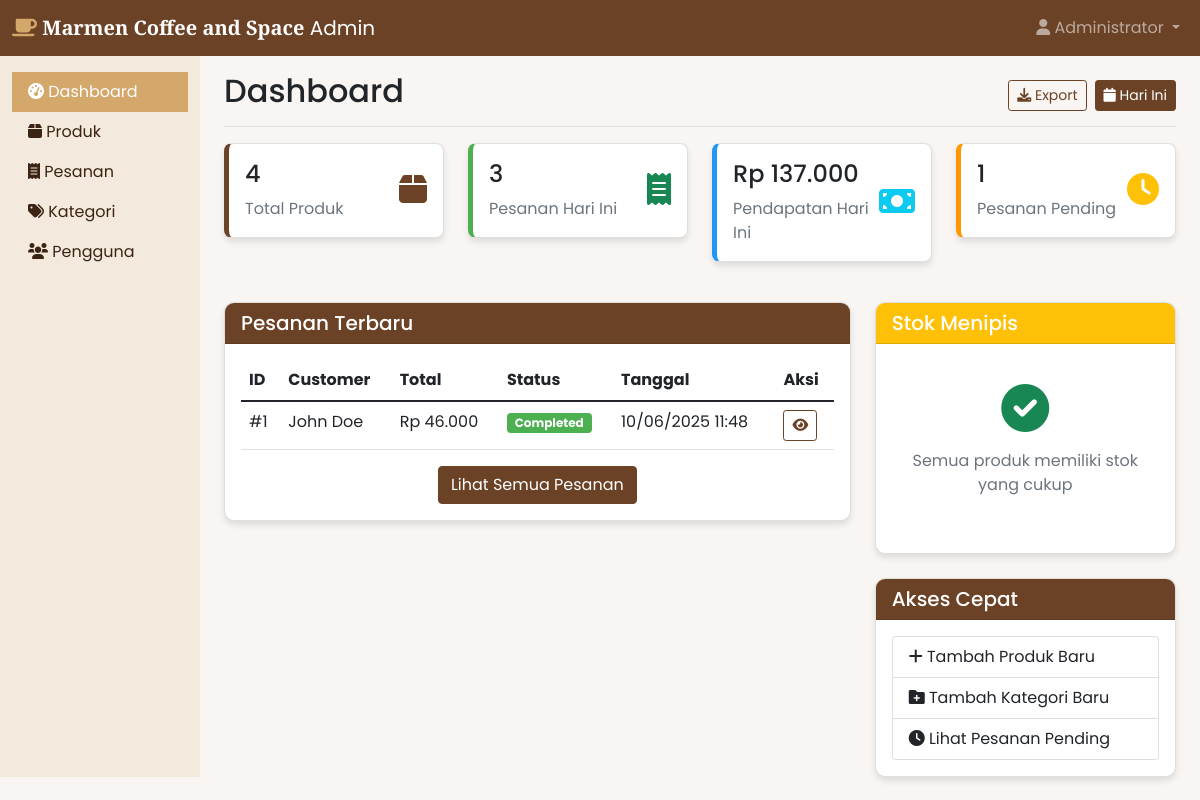
/admin/index.php (signed in), run on the app's committed database.
### tables this page shows
CREATE TABLE orders (
    id INT PRIMARY KEY AUTO_INCREMENT,
    user_id INT NOT NULL,
    total_amount DECIMAL(10,2) NOT NULL,
    status ENUM('pending', 'confirmed', 'preparing', 'ready', 'completed', 'cancelled') DEFAULT 'pending',
    payment_status ENUM('pending', 'paid', 'failed') DEFAULT 'pending',
    payment_method ENUM('cash', 'transfer', 'ewallet') DEFAULT 'cash',
    notes TEXT,
    created_at TIMESTAMP DEFAULT CURRENT_TIMESTAMP,
    updated_at TIMESTAMP DEFAULT CURRENT_TIMESTAMP ON UPDATE CURRENT_TIMESTAMP,
    FOREIGN KEY (user_id) REFERENCES users(id)
);

CREATE TABLE users (
    id INT PRIMARY KEY AUTO_INCREMENT,
    username VARCHAR(50) UNIQUE NOT NULL,
    email VARCHAR(100) UNIQUE NOT NULL,
    password VARCHAR(255) NOT NULL,
    full_name VARCHAR(100) NOT NULL,
    role ENUM('customer', 'admin') DEFAULT 'customer',
    phone VARCHAR(20),
    address TEXT,
    created_at TIMESTAMP DEFAULT CURRENT_TIMESTAMP,
    updated_at TIMESTAMP DEFAULT CURRENT_TIMESTAMP ON UPDATE CURRENT_TIMESTAMP
);

### admin/index.php (the view, shortened to what this page needs)
<?php
$database = new Database();
$db = $database->getConnection();
$stats = [];
$query = "SELECT COUNT(*) as total FROM products WHERE status = 'active'";
$stmt = $db->prepare($query);
$stmt->execute();
$stats['products'] = $stmt->fetch(PDO::FETCH_ASSOC)['total'];
$query = "SELECT COUNT(*) as total FROM orders WHERE DATE(created_at) = CURDATE()";
$stmt = $db->prepare($query);
$stmt->execute();
$stats['orders_today'] = $stmt->fetch(PDO::FETCH_ASSOC)['total'];
$query = "SELECT COALESCE(SUM(total_amount), 0) as total FROM orders WHERE DATE(created_at) = CURDATE() AND status != 'cancelled'";
$stmt = $db->prepare($query);
$stmt->execute();
$stats['revenue_today'] = $stmt->fetch(PDO::FETCH_ASSOC)['total'];
$query = "SELECT COUNT(*) as total FROM orders WHERE status = 'pending'";
$stmt = $db->prepare($query);
$stmt->execute();
$stats['pending_orders'] = $stmt->fetch(PDO::FETCH_ASSOC)['total'];
$query = "SELECT o.*, u.full_name
          FROM orders o
          JOIN users u ON o.user_id = u.id
          ORDER BY o.created_at DESC
          LIMIT 10";
$stmt = $db->prepare($query);
$stmt->execute();
$recent_orders = $stmt->fetchAll(PDO::FETCH_ASSOC);
$query = "SELECT * FROM products WHERE stock <= 10 AND status = 'active' ORDER BY stock ASC";
$stmt = $db->prepare($query);
$stmt->execute();
$low_stock = $stmt->fetchAll(PDO::FETCH_ASSOC);
include 'includes/header.php';
?>
<div class="d-flex justify-content-between flex-wrap flex-md-nowrap align-items-center pt-3 pb-2 mb-3 border-bottom">
    <h1 class="h2">Dashboard</h1>
    <div class="btn-toolbar mb-2 mb-md-0">
        <div class="btn-group me-2">
            <button type="button" class="btn btn-sm btn-outline-primary">
                <i class="fas fa-download"></i> Export
            </button>
        </div>
        <button type="button" class="btn btn-sm btn-primary">
            <i class="fas fa-calendar"></i> Hari Ini
        </button>
    </div>
</div>
<div class="row mb-4">
    <div class="col-md-3">
        <div class="card stat-card stat-primary mb-3">
            <div class="card-body">
                <div class="d-flex justify-content-between">
                    <div>
                        <h4><?php echo $stats['products']; ?></h4>
                        <p class="mb-0 text-muted">Total Produk</p>
                    </div>
                    <div class="align-self-center">
                        <i class="fas fa-box fa-2x text-primary"></i>
                    </div>
                </div>
            </div>
        </div>
    </div>
    <div class="col-md-3">
        <div class="card stat-card stat-success mb-3">
            <div class="card-body">
                <div class="d-flex justify-content-between">
                    <div>
                        <h4><?php echo $stats['orders_today']; ?></h4>
                        <p class="mb-0 text-muted">Pesanan Hari Ini</p>
                    </div>
                    <div class="align-self-center">
                        <i class="fas fa-receipt fa-2x text-success"></i>
                    </div>
                </div>
            </div>
        </div>
    </div>
    <div class="col-md-3">
        <div class="card stat-card stat-info mb-3">
            <div class="card-body">
                <div class="d-flex justify-content-between">
                    <div>
                        <h4>Rp <?php echo number_format($stats['revenue_today'], 0, ',', '.'); ?></h4>
                        <p class="mb-0 text-muted">Pendapatan Hari Ini</p>
                    </div>
                    <div class="align-self-center">
                        <i class="fas fa-money-bill fa-2x text-info"></i>
                    </div>
                </div>
            </div>
        </div>
    </div>
    <div class="col-md-3">
        <div class="card stat-card stat-warning mb-3">
            <div class="card-body">
                <div class="d-flex justify-content-between">
                    <div>
                        <h4><?php echo $stats['pending_orders']; ?></h4>
                        <p class="mb-0 text-muted">Pesanan Pending</p>
                    </div>
                    <div class="align-self-center">
                        <i class="fas fa-clock fa-2x text-warning"></i>
                    </div>
                </div>
            </div>
        </div>
    </div>
</div>
<div class="row">
    <div class="col-md-8">
        <div class="card">
            <div class="card-header bg-primary text-white">
                <h5 class="mb-0">Pesanan Terbaru</h5>
            </div>
            <div class="card-body">
                <div class="table-responsive">
                    <table class="table table-hover">
                        <thead>
                            <tr>
                                <th>ID</th>
                                <th>Customer</th>
                                <th>Total</th>
                                <th>Status</th>
                                <th>Tanggal</th>
                                <th>Aksi</th>
                            </tr>
                        </thead>
                        <tbody>
                            <?php foreach ($recent_orders as $order): ?>
                                <tr>
                                    <td>#<?php echo $order['id']; ?></td>
                                    <td><?php echo $order['full_name']; ?></td>
                                    <td>Rp <?php echo number_format($order['total_amount'], 0, ',', '.'); ?></td>
                                    <td>
                                        <span class="badge status-<?php echo $order['status']; ?>"><?php echo ucfirst($order['status']); ?></span>
                                    </td>
                                    <td><?php echo date('d/m/Y H:i', strtotime($order['created_at'])); ?></td>
                                    <td>
                                        <a href="orders.php?id=<?php echo $order['id']; ?>" class="btn btn-sm btn-outline-primary">
                                            <i class="fas fa-eye"></i>
                                        </a>
                                    </td>
                                </tr>
                            <?php endforeach; ?>
                        </tbody>
                    </table>
                </div>
                <div class="text-center">
                    <a href="orders.php" class="btn btn-primary">Lihat Semua Pesanan</a>
                </div>
            </div>
        </div>
    </div>
    <div class="col-md-4">
        <div class="card">
            <div class="card-header bg-warning text-white">
                <h5 class="mb-0">Stok Menipis</h5>
            </div>
            <div class="card-body">
                <?php if (empty($low_stock)): ?>
                    <div class="text-center py-4">
                        <i class="fas fa-check-circle fa-3x text-success"></i>
                        <p class="mt-3 text-muted">Semua produk memiliki stok yang cukup</p>
                    </div>
                <?php endif; ?>
            </div>
        </div>
        <div class="card mt-4">
            <div class="card-header bg-primary text-white">
                <h5 class="mb-0">Akses Cepat</h5>
            </div>
            <div class="card-body">
                <div class="list-group">
                    <a href="products.php?action=add" class="list-group-item list-group-item-action">
                        <i class="fas fa-plus"></i> Tambah Produk Baru
                    </a>
                    <a href="categories.php?action=add" class="list-group-item list-group-item-action">
                        <i class="fas fa-folder-plus"></i> Tambah Kategori Baru
                    </a>
                    <a href="orders.php?status=pending" class="list-group-item list-group-item-action">
                        <i class="fas fa-clock"></i> Lihat Pesanan Pending
                    </a>
                </div>
            </div>
        </div>
    </div>
</div>
<?php include 'includes/footer.php'; ?>

### assets/css/custom.css (style rules this page uses)
:root { --primary-color: #6b4226; --secondary-color: #a67c52; --accent-color: #d4a76a; --light-color: #f3e9dc; --dark-color: #3c2415; --success-color: #4caf50; --warning-color: #ff9800; --danger-color: #f44336; --info-color: #2196f3; }
body { background-color: #f8f5f2; font-family: "Poppins", sans-serif; }
.btn-primary { background-color: var(--primary-color); border-color: var(--primary-color); }
.btn-outline-primary { color: var(--primary-color); border-color: var(--primary-color); }
.text-primary { color: var(--primary-color) !important; }
.bg-primary { background-color: var(--primary-color) !important; }
.card { border-radius: 10px; overflow: hidden; box-shadow: 0 4px 6px rgba(0, 0, 0, 0.1); transition: transform 0.3s ease; }
.stat-card { border-left: 5px solid; border-radius: 8px; }
.stat-card.stat-primary { border-left-color: var(--primary-color); }
.stat-card.stat-success { border-left-color: var(--success-color); }
.stat-card.stat-warning { border-left-color: var(--warning-color); }
.stat-card.stat-info { border-left-color: var(--info-color); }
.badge.status-completed { background-color: var(--success-color); }

### data on the page
orders: id "1", user.full_name "John Doe", total_amount "46.000", status "Completed", created_at "10/06/2025 11:48"

### other printed values
$_SESSION['full_name'] "Administrator"
$stats['products'] "4"
$stats['orders_today'] "3"
$stats['revenue_today'] "137.000"
$stats['pending_orders'] "1"
